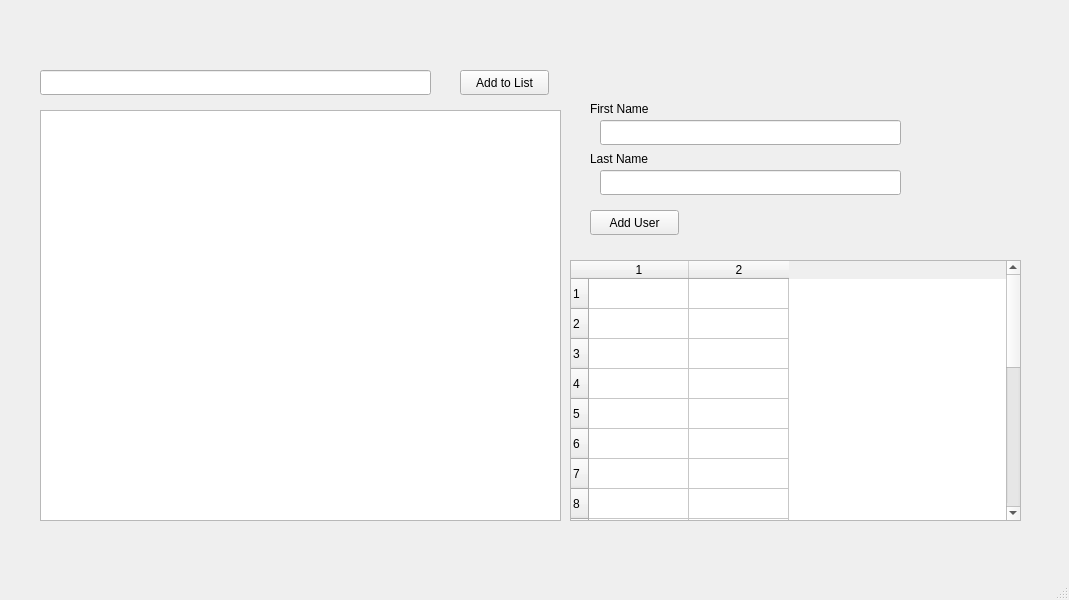
<?xml version="1.0" encoding="UTF-8"?>
<ui version="4.0">
 <class>MainWindow</class>
 <widget class="QMainWindow" name="MainWindow">
  <property name="geometry">
   <rect>
    <x>0</x>
    <y>0</y>
    <width>1069</width>
    <height>600</height>
   </rect>
  </property>
  <property name="windowTitle">
   <string>MainWindow</string>
  </property>
  <widget class="QWidget" name="centralwidget">
   <widget class="QPushButton" name="add_to_list_btn">
    <property name="geometry">
     <rect>
      <x>460</x>
      <y>70</y>
      <width>89</width>
      <height>25</height>
     </rect>
    </property>
    <property name="text">
     <string>Add to List</string>
    </property>
   </widget>
   <widget class="QListWidget" name="items_list">
    <property name="geometry">
     <rect>
      <x>40</x>
      <y>110</y>
      <width>521</width>
      <height>411</height>
     </rect>
    </property>
   </widget>
   <widget class="QLineEdit" name="item_text">
    <property name="geometry">
     <rect>
      <x>40</x>
      <y>70</y>
      <width>391</width>
      <height>25</height>
     </rect>
    </property>
   </widget>
   <widget class="QTableWidget" name="users_table">
    <property name="geometry">
     <rect>
      <x>570</x>
      <y>260</y>
      <width>451</width>
      <height>261</height>
     </rect>
    </property>
    <property name="rowCount">
     <number>20</number>
    </property>
    <property name="columnCount">
     <number>2</number>
    </property>
    <attribute name="horizontalHeaderMinimumSectionSize">
     <number>67</number>
    </attribute>
    <row/>
    <row/>
    <row/>
    <row/>
    <row/>
    <row/>
    <row/>
    <row/>
    <row/>
    <row/>
    <row/>
    <row/>
    <row/>
    <row/>
    <row/>
    <row/>
    <row/>
    <row/>
    <row/>
    <row/>
    <column/>
    <column/>
   </widget>
   <widget class="QPushButton" name="add_user_btn">
    <property name="geometry">
     <rect>
      <x>590</x>
      <y>210</y>
      <width>89</width>
      <height>25</height>
     </rect>
    </property>
    <property name="text">
     <string>Add User</string>
    </property>
   </widget>
   <widget class="QLabel" name="label">
    <property name="geometry">
     <rect>
      <x>590</x>
      <y>100</y>
      <width>111</width>
      <height>17</height>
     </rect>
    </property>
    <property name="text">
     <string>First Name</string>
    </property>
   </widget>
   <widget class="QLineEdit" name="first_name">
    <property name="geometry">
     <rect>
      <x>600</x>
      <y>120</y>
      <width>301</width>
      <height>25</height>
     </rect>
    </property>
   </widget>
   <widget class="QLabel" name="label_2">
    <property name="geometry">
     <rect>
      <x>590</x>
      <y>150</y>
      <width>151</width>
      <height>17</height>
     </rect>
    </property>
    <property name="text">
     <string>Last Name</string>
    </property>
   </widget>
   <widget class="QLineEdit" name="last_name">
    <property name="geometry">
     <rect>
      <x>600</x>
      <y>170</y>
      <width>301</width>
      <height>25</height>
     </rect>
    </property>
   </widget>
  </widget>
  <widget class="QMenuBar" name="menubar">
   <property name="geometry">
    <rect>
     <x>0</x>
     <y>0</y>
     <width>1069</width>
     <height>22</height>
    </rect>
   </property>
  </widget>
  <widget class="QStatusBar" name="statusbar"/>
 </widget>
 <resources/>
 <connections/>
</ui>
